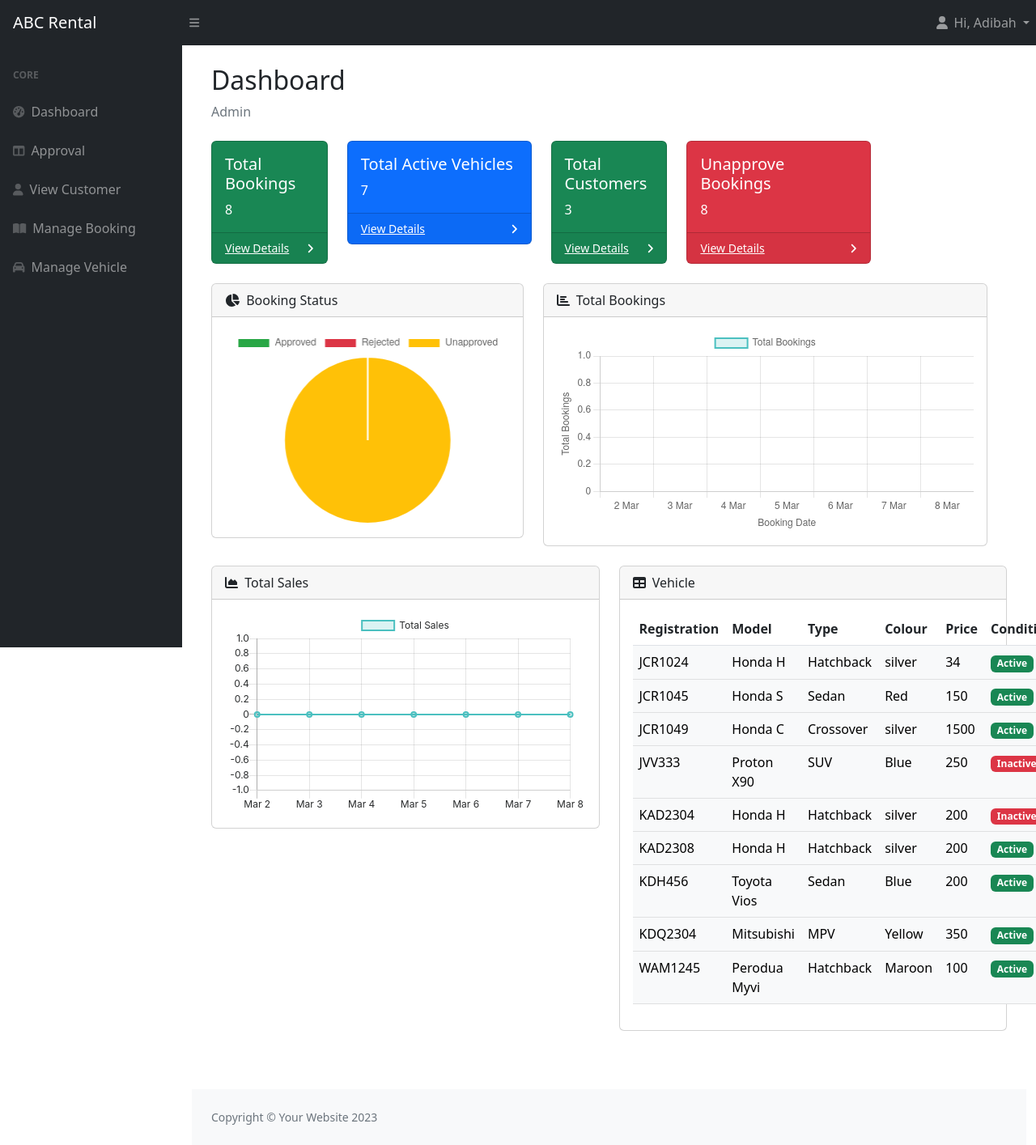
/full_code/staffmain.php (signed in), run on the app's committed database.
### tables this page shows
CREATE TABLE `tb_user` (
  `u_ic` varchar(15) NOT NULL,
  `u_pwd` varchar(255) NOT NULL,
  `u_name` varchar(100) NOT NULL,
  `u_phone` varchar(20) NOT NULL,
  `u_email` varchar(50) DEFAULT NULL,
  `u_add` varchar(200) NOT NULL,
  `u_lic` varchar(20) NOT NULL,
  `u_type` int(11) NOT NULL
);

CREATE TABLE `tb_vehicle` (
  `v_req` varchar(10) NOT NULL,
  `v_model` varchar(50) NOT NULL,
  `v_type` varchar(20) NOT NULL,
  `v_colour` varchar(20) DEFAULT NULL,
  `v_price` float NOT NULL,
  `v_cond` varchar(200) NOT NULL DEFAULT 'Active'
);

### full_code/staffmain.php (the view, shortened to what the rows shown need)
<?php
    include 'headerstaff.php';
$sql_booking_count_unapprove = "SELECT COUNT(*) AS booking_count_unapprove FROM tb_booking WHERE b_status=1" ;
$sql_booking_count_approve = "SELECT COUNT(*) AS booking_count_approve FROM tb_booking WHERE b_status=2" ;
$sql_booking_count_reject = "SELECT COUNT(*) AS booking_count_reject FROM tb_booking WHERE b_status=3" ;
$result_booking_count_unapprove = mysqli_query($con, $sql_booking_count_unapprove);
$result_booking_count_approve = mysqli_query($con, $sql_booking_count_approve);
$result_booking_count_reject = mysqli_query($con, $sql_booking_count_reject);
$booking_count_unapprove = mysqli_fetch_assoc($result_booking_count_unapprove)['booking_count_unapprove'];
$booking_count_approve = mysqli_fetch_assoc($result_booking_count_approve)['booking_count_approve'];
$booking_count_reject = mysqli_fetch_assoc($result_booking_count_reject)['booking_count_reject'];
$dayDataSales = array();
$dateLabelsSales = array();
for ($i = 0; $i < 7; $i++) {
    $startOfWeek = date('Y-m-d', strtotime('last Sunday'));
        $currentDate = date('Y-m-d', strtotime("$startOfWeek + $i days"));
    $sql_sales = "SELECT SUM(b_total) AS total_sales FROM tb_booking
                  WHERE DATE(b_pdate) = '$currentDate' AND (b_status = 2 OR b_status = 1) ";
    $result_sales = $con->query($sql_sales);
    $row_sales = $result_sales->fetch_assoc();
    $dayDataSales[] = $row_sales['total_sales'] ? $row_sales['total_sales'] : 0;
    $dateLabelsSales[] = $currentDate;
}
$dayDataSalesJSON = json_encode($dayDataSales);
$dayData = array();
$dateLabels = array();
for ($i = 0; $i < 7; $i++) {
    $startOfWeek = date('Y-m-d', strtotime('last Sunday'));
    $currentDate = date('Y-m-d', strtotime("$startOfWeek + $i days"));
    $sql_booking_count = "SELECT COUNT(*) AS booking_count FROM tb_booking
                          WHERE DATE(b_pdate) = '$currentDate'";
    $result_booking_count = $con->query($sql_booking_count);
    $row_booking_count = $result_booking_count->fetch_assoc();
    $dayData[] = $row_booking_count['booking_count'];
    $dateLabels[] = $currentDate;
}
$dayDataJSON = json_encode($dayData);
$sqlv="SELECT * FROM tb_vehicle";
$resultv=mysqli_query($con,$sqlv);
?>
<div class="container">
<main>
                    <div class="container-fluid px-4">
                        <h2 class="mt-4">Dashboard</h2>
                        <div class="row">
                         <div class="col-xl-6">
                        <div class="card mb-4" >
                            <div class="card-body">
                               <table class="table table-hover" id="datatablesSimple">
                              <thead>
                                <tr>
                                  <th scope="col">Registration</th>
                                  <th scope="col">Model</th>
                                  <th scope="col">Type</th>
                                  <th scope="col">Colour</th>
                                  <th scope="col">Price</th>
                                  <th scope="col">Condition</th>
                                </tr>
                              </thead>
                              <tbody>
                                <?php
                                while($rowv=mysqli_fetch_array($resultv))
                                {
                                    echo"<tr class='table-light'>";
                                    echo"<td>".$rowv['v_req']."</td>";
                                    echo"<td>".$rowv['v_model']."</td>";
                                    echo"<td>".$rowv['v_type']."</td>";
                                    echo"<td>".$rowv['v_colour']."</td>";
                                    echo"<td>".$rowv['v_price']."</td>";
                                    $badgeColor = ($rowv['v_cond'] == 'Active') ? 'success' : 'danger';
                                    echo "<td><span class='badge bg-$badgeColor'>".$rowv['v_cond']."</span></td>";
                                    echo"</tr>";
                                }
                                ?>
                              </tbody>
                            </table>
                            </div>
                        </div>
                    </div>
                </div></div>
                </main>
<script>
    // Get the counts from PHP
    var bookingCountApprove = <?php echo $booking_count_approve; ?>;
    var bookingCountReject = <?php echo $booking_count_reject; ?>;
    var bookingCountUnapprove = <?php echo $booking_count_unapprove; ?>;
    // Pie chart data
    var pieData = {
        labels: ['Approved', 'Rejected', 'Unapproved'],
        datasets: [{
            data: [bookingCountApprove, bookingCountReject, bookingCountUnapprove],
            backgroundColor: ['#28a745', '#dc3545', '#ffc107']
        }]
    };
    // Get the canvas element
    var ctx = document.getElementById('myPieChart').getContext('2d');
    // Create and render the pie chart
    var myPieChart = new Chart(ctx, {
        type: 'pie',
        data: pieData,
        options: {
            responsive: true
        }
    });
    function scrollToCustomerTable() {
        // Get the offsetTop of the customer table section
        var customerTableSection = document.getElementById('customerTableSection');
        var offsetTop = customerTableSection.offsetTop;
        // Scroll to the customer table section with a smooth effect
        window.scrollTo({
            top: offsetTop,
            behavior: 'smooth'
        });
    }
</script>
<script>
    // Parse the JSON data
    var dayData = <?php echo $dayDataJSON; ?>;
    var dateLabels = <?php echo json_encode($dateLabels); ?>;
    // Format date labels to the desired format
    var formattedDateLabels = dateLabels.map(function (date) {
        return new Date(date).toLocaleDateString('en-GB', { day: 'numeric', month: 'short' });
    });
    // Get the canvas element for the bar chart
    var ctx = document.getElementById('bookingBarChart').getContext('2d');
    // Create and render the bar chart for total bookings
    var myBarChart = new Chart(ctx, {
        type: 'bar',
        data: {
            labels: formattedDateLabels,
            datasets: [{
                label: 'Total Bookings',
                backgroundColor: 'rgba(75, 192, 192, 0.2)',
                borderColor: 'rgba(75, 192, 192, 1)',
                borderWidth: 2,
                data: dayData,
            }]
        },
        options: {
            responsive: true,
            maintainAspectRatio: false,
            scales: {
                x: {
                    title: {
                        display: true,
                        text: 'Booking Date'
                    }
                },
                y: {
                    title: {
                        display: true,
                        text: 'Total Bookings'
                    },
                    beginAtZero: true,
                }
            },
            plugins: {
                legend: {
                    display: true,
                    position: 'top',
                },
            }
        }
    });
</script>
<script>
    window.onload = function () {
        // Parse the JSON data for total sales
        var dayDataSales = <?php echo $dayDataSalesJSON; ?>;
        var dateLabelsSales = <?php echo json_encode($dateLabelsSales); ?>;
        // Format date labels to the desired format using Moment.js
        var formattedDateLabelsSales = dateLabelsSales.map(function (date) {
            return moment(date).format('MMM D');
        });
        // Get the canvas element for the area chart
        var areaCtx = document.getElementById('saleAreaChart').getContext('2d');
        // Create and render the area chart for total sales
        var myAreaChart = new Chart(areaCtx, {
            type: 'line',
            data: {
                labels: formattedDateLabelsSales,
                datasets: [{
                    label: 'Total Sales',
                    fill: true,
                    backgroundColor: 'rgba(75, 192, 192, 0.2)',
                    borderColor: 'rgba(75, 192, 192, 1)',
                    borderWidth: 2,
                    data: dayDataSales,
                }]
            },
            options: {
                responsive: true,
                maintainAspectRatio: false,
                scales: {
                    x: {
                        type: 'time',
                        time: {
                            unit: 'day',
                            parser: 'MMM D',  // Use the same format as formattedDateLabelsSales
                            tooltipFormat: 'D MMM',
                        },
                    },
                    y: {
                        title: {
                            display: true,
                            text: 'Total Sales'
                        },
                        beginAtZero: true,
                        min: 0,
                    }
                },
                plugins: {
                    legend: {
                        display: true,
                        position: 'top',
                    },
                }
            }
        });
    };
</script>
<?php include 'footer.php'; ?>

### full_code/headerstaff.php (shortened to what the rows shown need)
<?php
    include ('dbconnect.php');
$suic=$_SESSION['suic'];
$sql="SELECT * FROM tb_user
        JOIN tb_type ON tb_user.u_type=tb_type.t_id
      WHERE u_ic=$suic";
$result=mysqli_query($con,$sql);
if ($result) {
    $row = mysqli_fetch_assoc($result);
    if ($row) {
        $u_name = $row['u_name'];
    } else {
        echo "No user found.";
    }
} else {
    echo "Error executing query: " . mysqli_error($con);
}
?>
<!DOCTYPE html>
<html lang="en">
    <head>
        <link href="https://cdn.jsdelivr.net/npm/simple-datatables@7.1.2/dist/style.min.css" rel="stylesheet" />
        <link href="css/styles.css" rel="stylesheet" />
        <link rel="stylesheet" href="https://cdnjs.cloudflare.com/ajax/libs/font-awesome/6.0.0/css/all.min.css" />
        <link rel="stylesheet" href="https://cdn.jsdelivr.net/npm/sweetalert2@11.5.1/dist/sweetalert2.min.css">
        <link rel="stylesheet" href="https://cdnjs.cloudflare.com/ajax/libs/font-awesome/6.0.0/css/all.min.css" />
    </head>
    <body class="sb-nav-fixed">
        <nav class="sb-topnav navbar navbar-expand navbar-dark bg-dark">
            <ul class="navbar-nav ms-auto ">
                <li class="nav-item dropdown">
                    <a class="nav-link dropdown-toggle" id="navbarDropdown" href="#" role="button" data-bs-toggle="dropdown" aria-expanded="false">
                    <i class="fas fa-user fa-fw"></i> Hi, <?php echo $u_name; ?>
                </a>
                </li>
            </ul>
        </nav>
        <div id="layoutSidenav">
            <div id="layoutSidenav_content">

### data on the page
tb_user: u_name "Adibah"
tb_vehicle: v_req "JCR1024", v_model "Honda H", v_type "Hatchback", v_colour "silver", v_price "34", v_cond "Active"
tb_vehicle: v_req "JCR1045", v_model "Honda S", v_type "Sedan", v_colour "Red", v_price "150", v_cond "Active"
tb_vehicle: v_req "JCR1049", v_model "Honda C", v_type "Crossover", v_colour "silver", v_price "1500", v_cond "Active"
tb_vehicle: v_req "JVV333", v_model "Proton X90", v_type "SUV", v_colour "Blue", v_price "250", v_cond "Inactive"
tb_vehicle: v_req "KAD2304", v_model "Honda H", v_type "Hatchback", v_colour "silver", v_price "200", v_cond "Inactive"
tb_vehicle: v_req "KAD2308", v_model "Honda H", v_type "Hatchback", v_colour "silver", v_price "200", v_cond "Active"
tb_vehicle: v_req "KDH456", v_model "Toyota Vios", v_type "Sedan", v_colour "Blue", v_price "200", v_cond "Active"
tb_vehicle: v_req "KDQ2304", v_model "Mitsubishi", v_type "MPV", v_colour "Yellow", v_price "350", v_cond "Active"
tb_vehicle: v_req "WAM1245", v_model "Perodua Myvi", v_type "Hatchback", v_colour "Maroon", v_price "100", v_cond "Active"

### other printed values
$booking_count "8"
$vehicle_count "7"
$customer_count "3"
$booking_count_unapprove "8"
chart data {{ $booking_count_approve }} 0
chart data {{ $booking_count_reject }} 0
chart data {{ $dayDataJSON }} ["0","0","0","0","0","0","0"]
